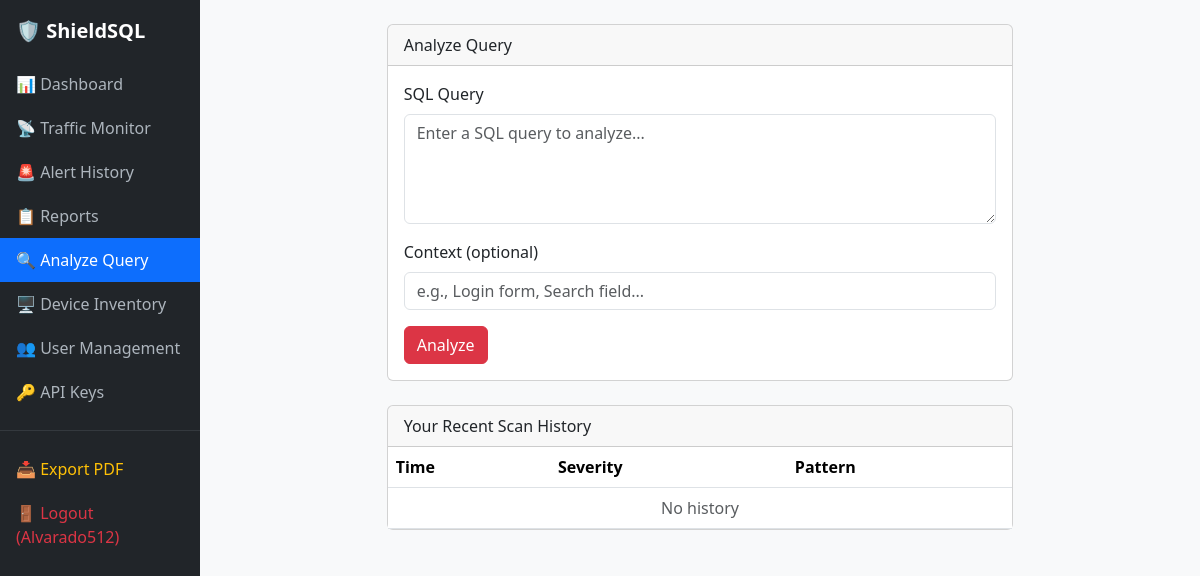
Before: /query/ (signed in) with the older database file.
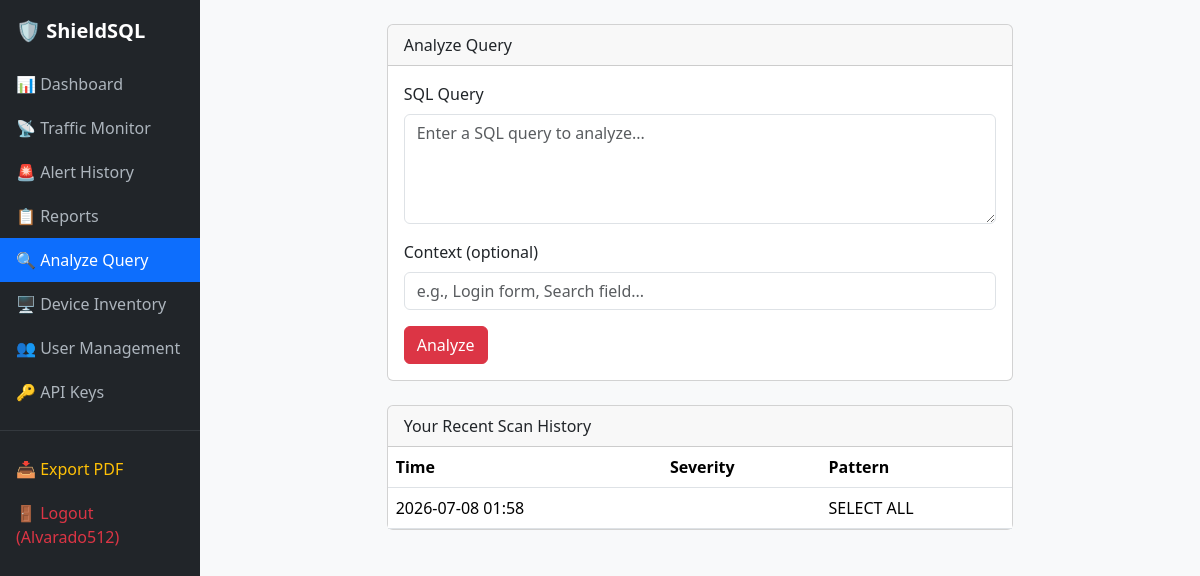
After: the same page with the newer database file.
### monitor/models.py (models this page shows, shortened)
class DetectedSQLInjectionAttempt(models.Model):
    timestamp = models.DateTimeField(auto_now_add=True)
    raw_query = models.TextField()
    source_ip = models.GenericIPAddressField(null=True, blank=True)
    user = models.ForeignKey(settings.AUTH_USER_MODEL, null=True, blank=True, on_delete=models.SET_NULL, related_name='sqli_attempts')
    matched_pattern = models.TextField(null=True, blank=True)
    severity = models.CharField(max_length=10, choices=Alert.SEVERITY_CHOICES, default=Alert.SEVERITY_HIGH)
    alert = models.ForeignKey(Alert, null=True, blank=True, on_delete=models.SET_NULL, related_name='sqli_attempts')
    metadata = models.JSONField(null=True, blank=True)

### monitor/views.py (the view, shortened to what this page needs)
# urls.py: path('query/', views.QueryAnalysisView.as_view(), name='query_analysis'),
class QueryAnalysisView(LoginRequiredMixin, View):
    template_name = "monitor/query_analysis.html"
    def get(self, request):
        form = SQLQueryForm()
        history = models.DetectedSQLInjectionAttempt.objects.filter(
            user=request.user
        ).order_by("-timestamp")[:10]
        return render(request, self.template_name, {"form": form, "history": history})

### monitor/forms.py (shortened to what this page needs)
class SQLQueryForm(forms.Form):
    query = forms.CharField(
        label="SQL Query",
        widget=forms.Textarea(
            attrs={
                "class": "form-control",
                "rows": 4,
                "placeholder": "Enter a SQL query to analyze...",
                "id": "sqliQueryInput",
            }
        ),
        min_length=1,
        max_length=5000,
        help_text="Submit a query for real-time SQL injection analysis.",
    )
    source_context = forms.CharField(
        label="Context / Application",
        required=False,
        widget=forms.TextInput(
            attrs={
                "class": "form-control",
                "placeholder": "e.g., Login form, Search field...",
            }
        ),
    )
    def __init__(self, *args, **kwargs):
        super().__init__(*args, **kwargs)
        self.suspicious = False
        self.severity = "low"
        self.explanation = ""
        self.matched_patterns = []

### monitor/templates/monitor/query_analysis.html (shortened to what this page needs)
{% extends 'monitor/base.html' %}
{% block content %}
<div class="row justify-content-center">
  <div class="col-md-8">
    <div class="card mb-4">
      <div class="card-header">Analyze Query</div>
      <div class="card-body">
        <form method="post">
          <div class="mb-3">
            <label class="form-label">SQL Query</label>
            {{ form.query }}
          </div>
          <div class="mb-3">
            <label class="form-label">Context (optional)</label>
            {{ form.source_context }}
          </div>
          <button type="submit" class="btn btn-danger">Analyze</button>
        </form>
      </div>
    </div>
    <div class="card">
      <div class="card-header">Your Recent Scan History</div>
      <div class="card-body p-0">
        <div class="table-responsive">
          <table class="table table-hover mb-0">
            <thead><tr><th>Time</th><th>Severity</th><th>Pattern</th></tr></thead>
            <tbody>
              {% for attempt in history %}
              <tr>
                <td>{{ attempt.timestamp|date:"Y-m-d H:i" }}</td>
                <td><span class="badge bg-{{ attempt.severity }}">{{ attempt.severity|upper }}</span></td>
                <td class="text-truncate" style="max-width:300px;">{{ attempt.matched_pattern|truncatechars:60 }}</td>
              </tr>
              {% empty %}
              <tr><td colspan="3" class="text-center text-muted">No history</td></tr>
              {% endfor %}
            </tbody>
          </table>
        </div>
      </div>
    </div>
  </div>
</div>
{% endblock %}

Changed rows visible on the page:
added DetectedSQLInjectionAttempt: timestamp "2026-07-08 01:58", matched_pattern "SELECT ALL"
Other visible differences:
text no longer shown: "No history"
